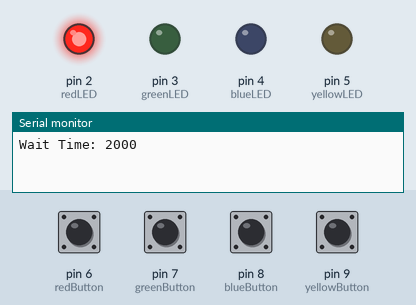
This sketch was run on a simulated Arduino Uno, built with avr-gcc and run on an emulated ATmega328P. Shown: output pins drawn as LEDs (lit = HIGH), the last lines printed to the serial monitor. Dashed ring = blinking. Inputs (shaded band) come from the test bench; at power-on: pin 6 (redButton), pin 7 (greenButton), pin 8 (blueButton), pin 9 (yellowButton) HIGH. Random numbers use the default seed unless the sketch sets one.

Above: at 1.2 s.
1.3 s: pin 7 (greenButton) pulled LOW for 0.15 s
At 1.8 s:
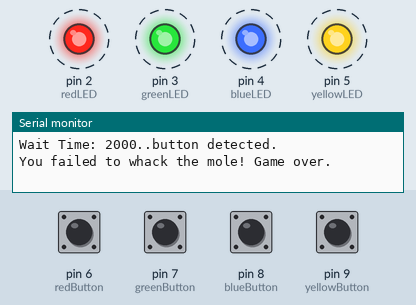
4.3 s: pin 6 (redButton) pulled LOW for 1 s
At 6.0 s:
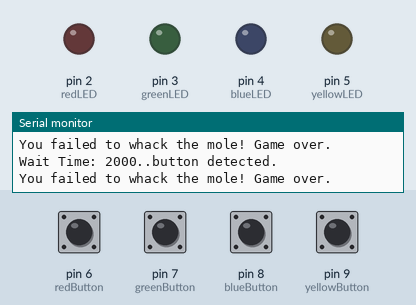
8.3 s: pin 9 (yellowButton) pulled LOW for 0.15 s
11.3 s: pin 8 (blueButton) pulled LOW for 1 s
14.3 s: pin 7 (greenButton) pulled LOW for 1 s
17.3 s: pin 6 (redButton) pulsed LOW 5 times (0.12 s each, 0.3 s apart)
At 19.4 s:
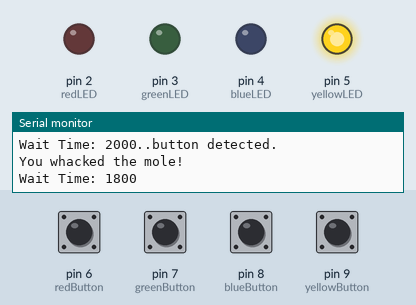
Timing chart, 0 to 46.5 s (numbered marks = the images above; inputs shaded):
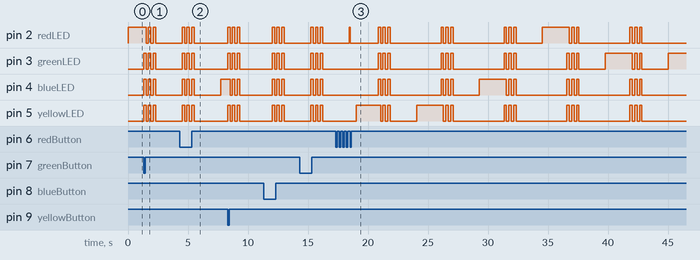

The sketch:

Script.ino
```cpp
// Script tiré de: https://www.instructables.com/id/Simon-Whack-a-Mole-Game-Using-Arduino/

const int redLED = 2;
const int greenLED = 3;
const int blueLED = 4;
const int yellowLED = 5;

const int redButton = 6;
const int greenButton = 7;
const int blueButton = 8;
const int yellowButton = 9;

int waitTime = 2000; //loop cycle for button press before timeout

void setup() {
  // initialize digital pin LED_BUILTIN as an output.
  pinMode(redLED, OUTPUT);
  pinMode(blueLED, OUTPUT);
  pinMode(yellowLED, OUTPUT);
  pinMode(greenLED, OUTPUT);

  //use "PULLUP" to set open/unpressed to HIGH
  pinMode(redButton, INPUT_PULLUP);
  pinMode(blueButton, INPUT_PULLUP);
  pinMode(yellowButton, INPUT_PULLUP);
  pinMode(greenButton, INPUT_PULLUP);

  Serial.begin(9600);      // open the serial port at 9600 bps:
  randomSeed(analogRead(0));
}

void loop() {
  //pick a new color
  int newColor = pickNewColor();

  //show the color
  ledOn(newColor);

  //check to see if whacked or not
  if (isWhacked(newColor)) {
    Serial.println("You whacked the mole!");
    ledOff(newColor);
    delay(500); //pause briefly before showing a new mole
    waitTime = 0.9*waitTime;
  } else {
    Serial.println("You failed to whack the mole! Game over.");
    gameover();
    waitTime = 2000;
  }
}

boolean isWhacked(int newColor) {
  int i = 0;
  int chkButton;
  boolean whacked = false;
  boolean buttonPressed = false;

  //start the counter and wait for botton to be pressed..or timeout
  Serial.print("Wait Time: ");
  Serial.print(waitTime);
  while ((i < waitTime) and (!buttonPressed)) {

    chkButton = isButtonPressed2(); //0 if nothing is pressed
    if (newColor == chkButton) { //correct button is pressed
      whacked = true;
      buttonPressed = true;
    } else if (chkButton > 0) { //incorrect button is pressed
      whacked = false;
      buttonPressed = true;
    }


    i++;
    //Serial.println("."); //Comment out later. This slows down the loop
    delay(1); //make each loop about 1ms
  }
  if (buttonPressed) {
    Serial.println("..button detected.");
  } else {
    Serial.println("..time out");
  }

  return whacked;
}

//function that monitor all buttons and returns a integer
// 0 = nothing pressed
// 2-5 = button prssed
// variation #2 -
// do not turn off led if button is NOT pressed
int isButtonPressed2() {

    int buttonPressed = 0;

    //2 = red, 3 = blue, 4 = yellow, 5=green
    //Set to LOW when a button is pressed

    if (digitalRead(redButton) == LOW) {
      ledOn(redLED);
      buttonPressed = redLED;
    } /*else {
      ledOff(redLED);;
    }*/

    if (digitalRead(blueButton) == LOW) {
      ledOn(blueLED);
      buttonPressed = blueLED;
    } /*else {
      ledOff(blueLED);
    } */

    if (digitalRead(yellowButton) == LOW) {
      ledOn(yellowLED);
      buttonPressed = yellowLED;
    } /* else {
      ledOff(yellowLED);
    } */

    if (digitalRead(greenButton) == LOW) {
      ledOn(greenLED);
      buttonPressed = greenLED;
    } /*else {
      ledOff(greenLED);
    } */

    return buttonPressed;
}

void gameover() {

   for (int i=0; i <= 2; i++){
     ledOn(redLED);
     ledOn(blueLED);
     ledOn(yellowLED);
     ledOn(greenLED);
     delay(200);
     ledOff(redLED);
     ledOff(blueLED);
     ledOff(yellowLED);
     ledOff(greenLED);
     delay(200);
   }
  delay(2000);
}
//^^^^^^^^^^^^^^^^^^^^^^^^^^^^^^^^^^^^^^^^^^^^^^^^^^^^^^^^


//function that monitor all buttons and returns a integer
// 0 = nothing pressed
// 2-5 = button prssed
int isButtonPressed() {

    int buttonPressed = 0;

    //2 = red, 3 = blue, 4 = yellow, 5=green
    //Set to LOW when a button is pressed

    if (digitalRead(redButton) == LOW) {
      ledOn(redLED);
      buttonPressed = redLED;
    } else {
      ledOff(redLED);;
    }

    if (digitalRead(blueButton) == LOW) {
      ledOn(blueLED);
      buttonPressed = blueLED;
    } else {
      ledOff(blueLED);
    }

    if (digitalRead(yellowButton) == LOW) {
      ledOn(yellowLED);
      buttonPressed = yellowLED;
    } else {
      ledOff(yellowLED);
    }

    if (digitalRead(greenButton) == LOW) {
      ledOn(greenLED);
      buttonPressed = greenLED;
    } else {
      ledOff(greenLED);
    }

    return buttonPressed;
}

//function to randomly pick a new color
int pickNewColor () {

  int randomColor;
  //random(min, max)
  //Parameters
  //min - lower bound of the random value, inclusive (optional)
  //max - upper bound of the random value, exclusive

  //generate random # from 2 to 5 that matches led Pins
  //2 = red, 3 = blue, 4 = yellow, 5=green

  randomColor = random(2,6);
  return randomColor;

}

void boomerang(int speed) {
  chaseL2R(speed);
  chaseR2L(speed);
}

void chaseL2R(int speed) {
  blink(redLED,speed);
  blink(blueLED,speed);
  blink(yellowLED,speed);
  blink(greenLED,speed);
}

void chaseR2L(int speed) {
  blink(greenLED,speed);
  blink(yellowLED,speed);
  blink(blueLED,speed);
  blink(redLED,speed);
}

void blink(int color, int blinkTime) {
  ledOn(color);
  delay(blinkTime);
  ledOff(color);
  delay(blinkTime);
}

void ledOffAll() {

  digitalWrite(redLED, LOW);
  digitalWrite(blueLED, LOW);
  digitalWrite(yellowLED, LOW);
  digitalWrite(greenLED, LOW);
}

void ledOn(int colorON) {

  if (colorON == redLED) {
    digitalWrite(redLED, HIGH);
  }
  else if (colorON == blueLED) {
    digitalWrite(blueLED, HIGH);
  }
  else if (colorON == yellowLED) {
    digitalWrite(yellowLED, HIGH);
  }
  else if (colorON == greenLED) {
    digitalWrite(greenLED, HIGH);
  }

}

void ledOff(int colorOFF) {

  if (colorOFF == redLED) {
    digitalWrite(redLED, LOW);
  }
  else if (colorOFF == blueLED) {
    digitalWrite(blueLED, LOW);
  }
  else if (colorOFF == yellowLED) {
    digitalWrite(yellowLED, LOW);
  }
  else if (colorOFF == greenLED) {
    digitalWrite(greenLED, LOW);
  }

}
```
